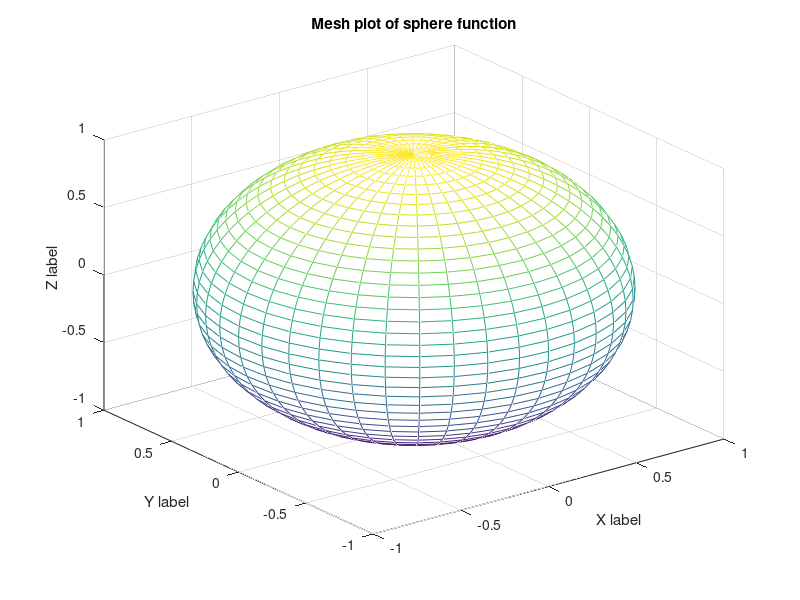

MATLAB code to generate this figure:
% Plotting a closed mesh surface in 3D

close all                % close all graphics windows

[x,y,z] = sphere(40);    % create the surface


mesh( x, y, z ),
   xlabel('X label'),
   ylabel('Y label'),
   zlabel('Z label'),
   grid on,
   title('Mesh plot of sphere function'),
   hidden on                     % try hidden off!